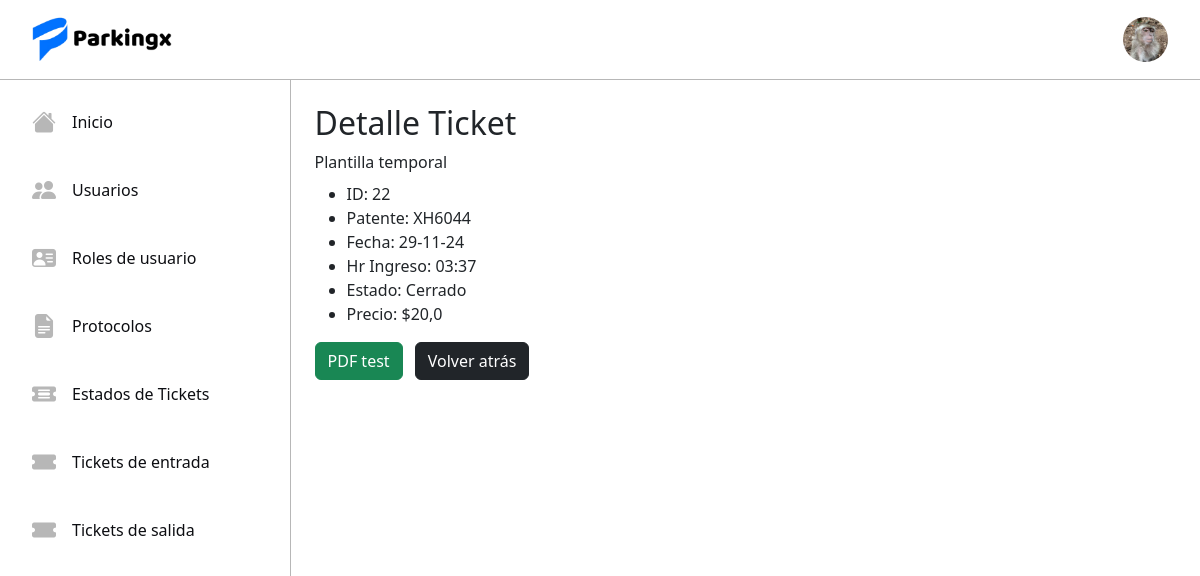
Page /ticketEDetail/22/ (signed in) on the committed database.
### tickets/models.py (models this page shows, shortened)
class Usuario(AbstractUser):
    name = models.CharField(max_length=50)
    last_name = models.CharField(max_length=50)
    rut = models.CharField(max_length=10, unique=True)
    email = models.EmailField(max_length=254, unique=True)
    rol = models.ForeignKey(Rol, on_delete=models.RESTRICT)
    avatar = models.ImageField(upload_to='avatars', blank=True, null=True)

class TicketEntrada(models.Model):
    date = models.DateField(auto_now_add=False, null=True, blank=True)
    entrace_time = models.TimeField(auto_now=False, auto_now_add=False, null=True, blank=True)
    patente = models.CharField(max_length=6, unique=True)
    state = models.ForeignKey(TicketState, on_delete=models.RESTRICT, default=1)
    price = models.FloatField(null=True, blank=True, default="20.0")

class TicketState(models.Model):
    name = models.CharField(max_length=50, unique=True)
    description = models.TextField()
    def __str__(self) -> str:
        return self.name

### tickets/views.py (the view)
# urls.py: path('ticketEDetail/<int:pk>/', DetailTicketE.as_view(), name='ticketEdetail'),
@method_decorator(login_required, name='dispatch')
class DetailTicketE(DetailView):
    model = TicketEntrada
    template_name = 'tickets/tickets_entrada/tickete_detail.html'
    context_object_name = 'TicketE'

### tickets/templates/tickets/tickets_entrada/tickete_detail.html (shortened to what this page needs)
{% extends 'tickets/base.html' %}
{% block content %}
<div class="p-4">
    <h2>Detalle Ticket</h2>
    <p class="mb-2">Plantilla temporal</p>
    <ul>
        <li id="d1">ID: {{ TicketE.id }}</li>
        <li id="d2">Patente: {{ TicketE.patente }}</li>
        <li id="d3">Fecha: {{ TicketE.date|date:'d-m-y' }}</li>
        <li id="d4">Hr Ingreso: {{ TicketE.entrace_time }}</li>
        <li id="d5">Estado: {{ TicketE.state }}</li>
        <li id="d6">Precio: ${{ TicketE.price }}</li>
    </ul>
    <button id="mypdf" class="btn btn-success">PDF test</button>
    <a href="{% url 'ticketE' %}" class="btn btn-dark mx-2">Volver atrás</a>
</div>
{% endblock %}

### tickets/templates/tickets/base.html (shortened to what this page needs)
<!DOCTYPE html>
<html lang="en">
<head>
    <link href="https://cdn.jsdelivr.net/npm/bootstrap@5.3.3/dist/css/bootstrap.min.css" rel="stylesheet">
    <link rel="stylesheet" href="https://cdn.jsdelivr.net/npm/bootstrap-icons@1.11.3/font/bootstrap-icons.min.css">
    {% load static %}
    {% load static %}
    <link rel="stylesheet" href="{% static 'tickets/css/styles.css' %}">
    <link rel="stylesheet" href="{% static 'tickets/css/login.css' %}">
</head>
<body>
    <nav class="navbar bg-body-tertiary">
        <div class="container-fluid">
            <img src="{% static 'tickets/img/Logo.png' %}" class="icon-project" alt="">
            {% if request.user.is_authenticated %}
            {% if request.user.avatar %}
            <img src="{{ request.user.avatar.url }}" alt="" class="avatar" id="avatar">
            {% else %}
            <img src="{% static 'tickets/img/defaultavatar.png' %}" alt="" class="avatar" id="avatar">
            {% endif %}
            {% else %}
            <a href="{% url 'login' %}" class="btn btn-primary">Iniciar sesión</a>
            {% endif %}
        </div>
    </nav>
    <div class="d-flex">
        <div class="sidebar">
            <ul class="nav menu flex-column">
                <li class="nav-item">
                    <a class="option nav-link" href="{% url 'home' %}">
                        <i class="bi bi-house-fill menu-icon"></i>
                        <p class="option-text">Inicio</p>
                    </a>
                </li>
                {% if request.user.rol.name == 'root' or request.user.rol.name == 'Administrador' %}
                <li class="nav-item">
                    <a class="option nav-link" href="{% url 'userlist' %}">
                        <i class="bi bi-people-fill menu-icon"></i>
                        <p class="option-text">Usuarios</p>
                    </a>
                </li>
                <li class="nav-item">
                    <a class="option nav-link" href="{% url 'listrol' %}">
                        <i class="bi bi-person-vcard-fill menu-icon"></i>
                        <p class="option-text">Roles de usuario</p>
                    </a>
                </li>
                <li class="nav-item">
                    <a class="option nav-link" href="{% url 'protocolos' %}">
                        <i class="bi bi-file-earmark-text-fill menu-icon"></i>
                        <p class="option-text">Protocolos</p>
                    </a>
                </li>
                <li class="nav-item">
                    <a class="option nav-link" href="{% url 'statelist' %}">
                        <i class="bi bi-ticket-detailed-fill menu-icon"></i>
                        <p class="option-text">Estados de Tickets</p>
                    </a>
                </li>
                {% endif %}
                {% if request.user.rol.name == 'root' or request.user.rol.name == 'Administrador' or request.user.rol.name == 'Cajero' or request.user.rol.name == 'Portero'%}
                <li class="nav-item">
                    <a class="option nav-link" href="{% url 'ticketE' %}">
                        <i class="bi bi-ticket-fill menu-icon"></i>
                        <p class="option-text">Tickets de entrada</p>
                    </a>
                </li>
                {% if request.user.rol.name != 'Portero' %}
                <li class="nav-item">
                    <a class="option nav-link" href="{% url 'ticketS' %}">
                        <i class="bi bi-ticket-fill menu-icon"></i>
                        <p class="option-text">Tickets de salida</p>
                    </a>
                </li>
                {% endif %}
                {% endif %}
            </ul>
        </div>
        <div class="home-content">
            {% block content %}{% endblock %}
        </div>
    </div>
</body>
    {% load static %}
</html>

### tickets/static/tickets/css/styles.css (style rules this page uses)
:root { --color1: #396af1; --color2: #0d0e12; --color3: #B7B7B7; --color4: #FFFFFF; }
nav { height: 5rem; border-bottom: solid 1px #B7B7B7; background-color: #FFFFFF; }
.bg-body-tertiary { background-color: #FFFFFF !important; }
.container-fluid { padding: 0 2rem; position: relative; }
.icon-project { width: 9rem; }
.sidebar { width: 20rem; height: 91.5vh; border-right: solid 1px #B7B7B7; }
.nav-link { padding: 0; color: black; transition: .3s; }
.menu { padding: 1rem; gap: 1rem; }
.menu-icon { font-size: 1.5rem; color: #B7B7B7; transition: .3s; }
.option { display: flex; align-items: center; gap: 1rem; padding: .5rem 1rem; border-radius: .5rem; }
.option-text { margin: 0; color: #0d0e12; }
.avatar { width: 45px; height: 45px; border-radius: 50%; cursor: pointer; }
p { margin: 0; }
.home-content { background-color: transparent; height: 91.5vh; width: 83.5%; scroll-behavior: smooth; overflow-y: scroll; }

### rows in the picture
Usuario: user.avatar (picture)
TicketEntrada: id "22", patente "XH6044", date "29-11-24", entrace_time "03:37", state "Cerrado", price "20,0"
